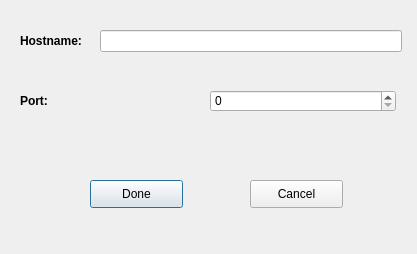
<?xml version="1.0" encoding="UTF-8"?>
<ui version="4.0">
 <class>ChatBoxDialog</class>
 <widget class="QDialog" name="ChatBoxDialog">
  <property name="geometry">
   <rect>
    <x>0</x>
    <y>0</y>
    <width>417</width>
    <height>254</height>
   </rect>
  </property>
  <property name="windowTitle">
   <string>Dialog</string>
  </property>
  <widget class="QLabel" name="label">
   <property name="geometry">
    <rect>
     <x>20</x>
     <y>20</y>
     <width>81</width>
     <height>41</height>
    </rect>
   </property>
   <property name="font">
    <font>
     <weight>75</weight>
     <bold>true</bold>
    </font>
   </property>
   <property name="text">
    <string>Hostname:</string>
   </property>
  </widget>
  <widget class="QLineEdit" name="hostname">
   <property name="geometry">
    <rect>
     <x>100</x>
     <y>30</y>
     <width>302</width>
     <height>22</height>
    </rect>
   </property>
  </widget>
  <widget class="QLabel" name="label_2">
   <property name="geometry">
    <rect>
     <x>20</x>
     <y>90</y>
     <width>187</width>
     <height>22</height>
    </rect>
   </property>
   <property name="font">
    <font>
     <weight>75</weight>
     <bold>true</bold>
    </font>
   </property>
   <property name="text">
    <string>Port:</string>
   </property>
  </widget>
  <widget class="QSpinBox" name="port">
   <property name="geometry">
    <rect>
     <x>210</x>
     <y>90</y>
     <width>186</width>
     <height>22</height>
    </rect>
   </property>
   <property name="maximum">
    <number>999999</number>
   </property>
  </widget>
  <widget class="QPushButton" name="pb_Done">
   <property name="geometry">
    <rect>
     <x>90</x>
     <y>180</y>
     <width>93</width>
     <height>28</height>
    </rect>
   </property>
   <property name="text">
    <string>Done</string>
   </property>
  </widget>
  <widget class="QPushButton" name="pb_Cancel">
   <property name="geometry">
    <rect>
     <x>250</x>
     <y>180</y>
     <width>93</width>
     <height>28</height>
    </rect>
   </property>
   <property name="text">
    <string>Cancel</string>
   </property>
  </widget>
 </widget>
 <resources/>
 <connections/>
</ui>
